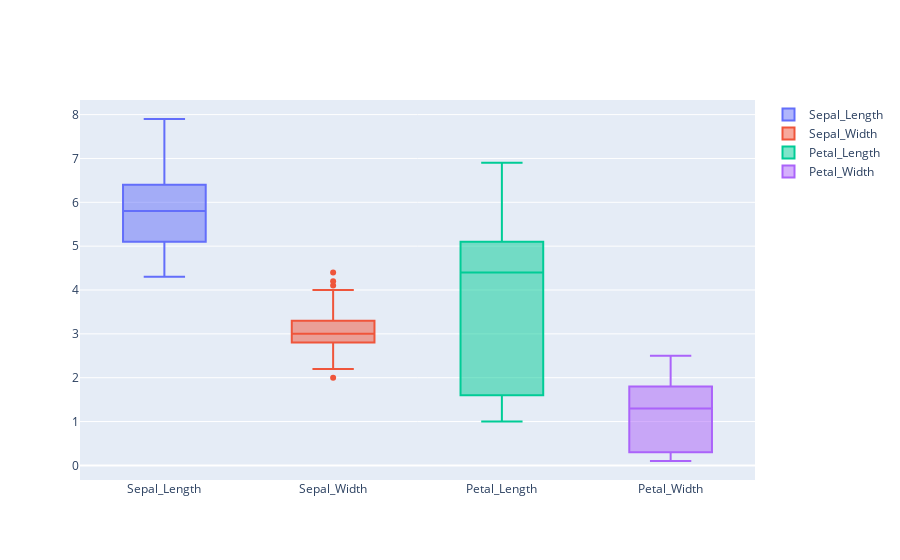

The code cell stored with this chart in its notebook:
### Code cell
fig=go.Figure()
fig.add_trace(go.Box(y=df.sepal_length,name='Sepal_Length'))
fig.add_trace(go.Box(y=df.sepal_width,name='Sepal_Width'))
fig.add_trace(go.Box(y=df.petal_length,name='Petal_Length'))
fig.add_trace(go.Box(y=df.petal_width,name='Petal_Width'))

### Figure 1 — Plotly figure (JSON) as saved in the notebook; plotly's stock layout.template omitted (floating-point values rounded to 4 significant figures; data arrays with more than 128 entries replaced by an {"elided": "..."} marker saying what was removed)
{"data": [{"name": "Sepal_Length", "type": "box", "y": {"elided": "149 float values"}}, {"name": "Sepal_Width", "type": "box", "y": {"elided": "149 float values"}}, {"name": "Petal_Length", "type": "box", "y": {"elided": "149 float values"}}, {"name": "Petal_Width", "type": "box", "y": {"elided": "149 float values"}}], "layout": {}}
